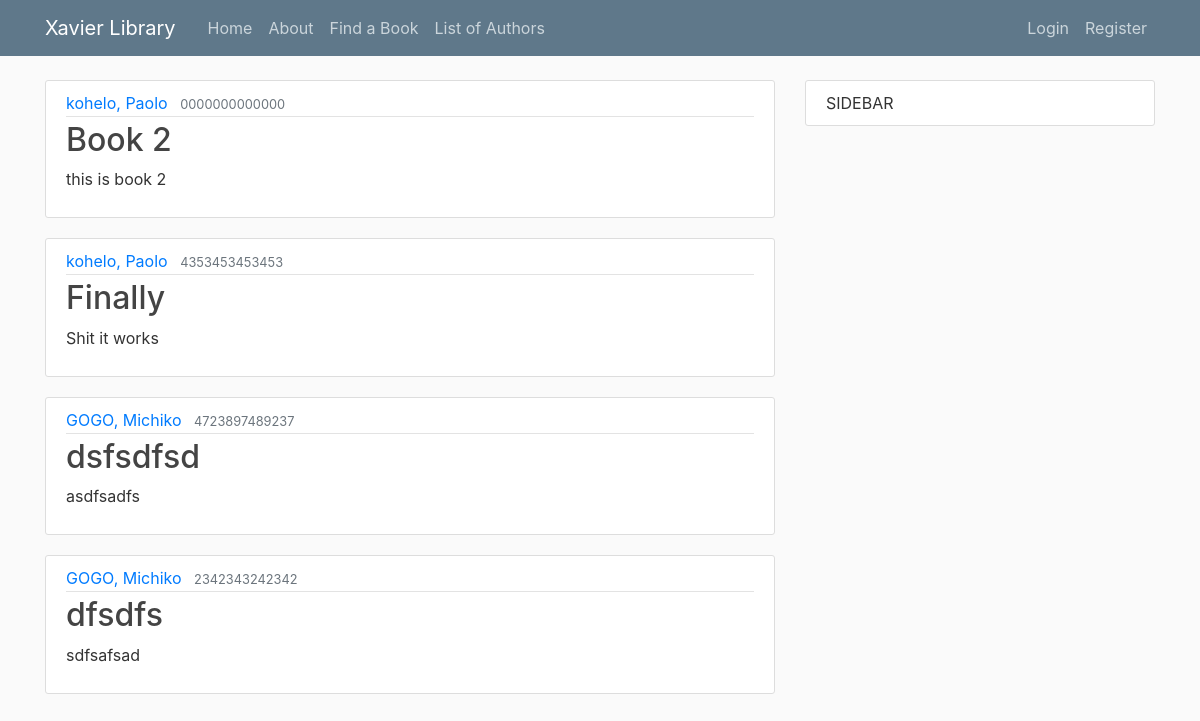
The page / on the database its author committed.
### library/models.py (models this page shows, shortened)
class Book(models.Model):
    title = models.CharField(max_length=200)
    author = models.ForeignKey('Author', on_delete=models.SET_NULL, null=True)
    summary = models.TextField(max_length=1000, help_text="Enter a brief description of the book")
    isbn = models.CharField('ISBN', max_length=13,
                            help_text='13 Character <a href="https://www.isbn-international.org/content/what-isbn'
                                      '">ISBN number</a>')
    genre = models.ManyToManyField(Genre, help_text="Select a genre for this book")
    language = models.ForeignKey('Language', on_delete=models.SET_NULL, null=True)
    call = models.CharField('Call Number', max_length=3, help_text="Enter a 3 digit call number", null=True)
    def display_genre(self):
        """Creates a string for the Genre. This is required to display genre in Admin."""
        return ', '.join([genre.name for genre in self.genre.all()[:3]])
    display_genre.short_description = 'Genre'

class Author(models.Model):
    first_name = models.CharField(max_length=100)
    last_name = models.CharField(max_length=100)
    date_of_birth = models.DateField(null=True, blank=True)
    date_of_death = models.DateField('died', null=True, blank=True)
    class Meta:
        ordering = ['last_name', 'first_name']
    def __str__(self):
        return '{0}, {1}'.format(self.last_name, self.first_name)

### library/views.py (the view)
# urls.py: path('', BookListView.as_view(), name='library-home'), #path('', views.home, name='library-home'),
class BookListView(ListView):
	model = Book
	template_name = 'library/home.html'
	context_object_name = 'books'

### library/templates/library/home.html
{% extends "library/base.html" %}
{% block content%}
	{% for book in books %}
		<article class="media content-section">
		  <div class="media-body">
		    <div class="article-metadata">
		      <a class="mr-2" href="{% url 'author-detail' book.author.id %}">{{ book.author }}</a>
		      <small class="text-muted">{{ book.isbn }}</small>
		    </div>
		    <h2><a class="article-title" href="{% url 'book-detail' book.id %}">{{ book.title }}</a></h2>
		    <p class="article-content">{{ book.summary }}</p>
		  </div>
		</article>
	{% endfor %}
{% endblock content %}

### library/static/library/main.css (style rules this page uses)
body { background: #fafafa; color: #333333; margin-top: 5rem; }
h1, h2, h3, h4, h5, h6 { color: #444444; }
.content-section { background: #ffffff; padding: 10px 20px; border: 1px solid #dddddd; border-radius: 3px; margin-bottom: 20px; }
.article-title { color: #444444; }
.article-content { white-space: pre-line; }
.article-metadata { padding-bottom: 1px; margin-bottom: 4px; border-bottom: 1px solid #e3e3e3 }

### rows shown on the page
Book: author "kohelo, Paolo", isbn "0000000000000", title "Book 2", summary "this is book 2"
Book: author "kohelo, Paolo", isbn "4353453453453", title "Finally", summary "Shit it works"
Book: author "GOGO, Michiko", isbn "4723897489237", title "dsfsdfsd", summary "asdfsadfs"
Book: author "GOGO, Michiko", isbn "2342343242342", title "dfsdfs", summary "sdfsafsad"
